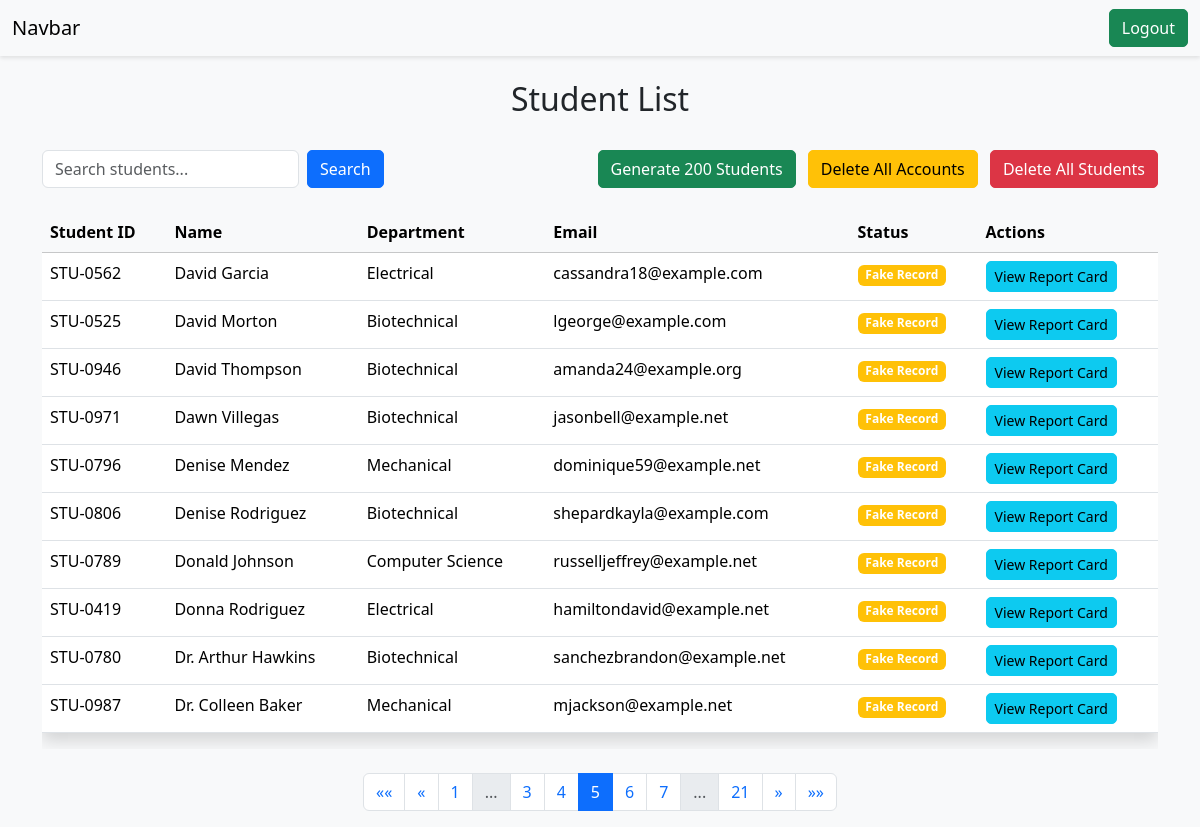
Page /students/?page=5 (signed in) on the committed database.
### vege/models.py (models this page shows, shortened)
class Student(models.Model):
    department=models.ForeignKey(Department,related_name='depart',on_delete=models.SET_NULL,null=True)
    student_id=models.OneToOneField(StudentID,related_name='studentid',on_delete=models.SET_NULL,null=True)
    student_name=models.CharField(max_length=100)
    student_email=models.EmailField(unique=True)
    student_age=models.IntegerField()
    student_address=models.TextField()
    is_fake = models.BooleanField(default=False)
    is_deleted=models.BooleanField(default=False)
    objects=StudentManager()
    admin_objects=models.Manager()
    class Meta:
        ordering=['student_name']
        verbose_name='student'

class StudentID(models.Model):
    student_id=models.CharField(max_length=100)

class Department(models.Model):
    department=models.CharField(max_length=100)
    class Meta:
        ordering=['department']

### vege/views.py (the view, shortened to what this page needs)
# urls.py: path('students/', get_student, name='get_students'),
@login_required(login_url='/login/')
def get_student(request):
    queryset = Student.objects.all()
    current_student = None
    if not request.user.is_superuser:
        try:
            current_student = Student.objects.get(student_email=request.user.email)
        except Student.DoesNotExist:
            pass
    paginator = Paginator(queryset, 10)  # Show 10 students per page
    page_number = request.GET.get("page", 1)
    page_obj = paginator.get_page(page_number)
    context = {
        'students': page_obj,
        'user': request.user,  # Pass the entire user object to template
        'current_student': current_student  # Pass the current user's student data
    }
    return render(request, 'report/students.html', context)

### vege/models.py (called while the page is built)
    def get_queryset(self):
        return super().get_queryset().filter(is_deleted=False)

### vege/templates/report/students.html (shortened to what this page needs)
{% extends 'base.html' %}
{% block content %}
<div class="container mt-4">
    <div class="row mb-4">
        <div class="col-12">
            <h2 class="text-center">Student List</h2>
        </div>
    </div>
    <div class="row mb-4">
        <div class="col-12">
            <div class="d-flex justify-content-between align-items-center">
                <div class="d-flex align-items-center">
                    <form method="get" class="d-flex me-3">
                        <input type="text" name="search" class="form-control me-2" placeholder="Search students...">
                        <button type="submit" class="btn btn-primary">Search</button>
                    </form>
                </div>
                {% if user.is_superuser %}
                <div>
                    <a href="{% url 'generate_fake_students' %}" class="btn btn-success me-2"
                       onclick="return confirm('This will generate 200 fake student records. Continue?')">
                         Generate 200 Students
                    </a>
                    <a href="{% url 'delete_all_users' %}" class="btn btn-warning me-2"
                       onclick="return confirm('WARNING: This will delete ALL student accounts. Students will need to register again. This action cannot be undone. Are you absolutely sure?')">
                         Delete All Accounts
                    </a>
                    <a href="{% url 'delete_all_students' %}" class="btn btn-danger"
                       onclick="return confirm('WARNING: This will delete ALL student records, including marks and report cards. This action cannot be undone. Are you absolutely sure?')">
                         Delete All Students
                    </a>
                </div>
                {% endif %}
            </div>
        </div>
    </div>
    <div class="table-responsive">
        <table class="table table-hover">
            <thead class="table-light">
                <tr>
                    <th>Student ID</th>
                    <th>Name</th>
                    <th>Department</th>
                    <th>Email</th>
                    {% if user.is_superuser %}
                    <th>Status</th>
                    {% endif %}
                    <th>Actions</th>
                </tr>
            </thead>
            <tbody>
                {% for student in students %}
                <tr>
                    <td>{{ student.student_id.student_id }}</td>
                    <td>{{ student.student_name }}</td>
                    <td>{{ student.department.department }}</td>
                    <td>{{ student.student_email }}</td>
                    {% if user.is_superuser %}
                    <td>
                        {% if student.is_fake %}
                            <span class="badge bg-warning">Fake Record</span>
                        {% else %}
                            <span class="badge bg-success">Real Record</span>
                        {% endif %}
                    </td>
                    {% endif %}
                    <td>
                        {% if student.student_email == user.email %}
                        <a href="{% url 'see_marks' student.student_id.student_id %}" class="btn btn-primary btn-sm">View Report Card</a>
                        {% elif user.is_superuser %}
                        <a href="{% url 'see_marks' student.student_id.student_id %}" class="btn btn-info btn-sm">View Report Card</a>
                        {% else %}
                        <button class="btn btn-secondary btn-sm" disabled>View Report Card</button>
                        {% endif %}
                    </td>
                </tr>
                {% endfor %}
            </tbody>
        </table>
    </div>
    {% if students.has_other_pages %}
    <nav aria-label="Page navigation" class="mt-4">
        <ul class="pagination justify-content-center">
            {% if students.has_previous %}
            <li class="page-item">
                <a class="page-link" href="?page=1{% if request.GET.search %}&search={{ request.GET.search }}{% endif %}" aria-label="First">
                    <span aria-hidden="true">&laquo;&laquo;</span>
                </a>
            </li>
            <li class="page-item">
                <a class="page-link" href="?page={{ students.previous_page_number }}{% if request.GET.search %}&search={{ request.GET.search }}{% endif %}" aria-label="Previous">
                    <span aria-hidden="true">&laquo;</span>
                </a>
            </li>
            {% endif %}
            {% with ''|center:students.paginator.num_pages as range %}
            {% for _ in range %}
                {% with forloop.counter as page_num %}
                    {% if page_num == students.number %}
                        <li class="page-item active">
                            <span class="page-link">{{ page_num }}</span>
                        </li>
                    {% elif page_num == 1 or page_num == students.paginator.num_pages or page_num|add:"-2" <= students.number and page_num|add:"2" >= students.number %}
                        <li class="page-item">
                            <a class="page-link" href="?page={{ page_num }}{% if request.GET.search %}&search={{ request.GET.search }}{% endif %}">{{ page_num }}</a>
                        </li>
                    {% elif page_num == 2 and students.number > 4 or page_num == students.paginator.num_pages|add:"-1" and students.number < students.paginator.num_pages|add:"-3" %}
                        <li class="page-item disabled">
                            <span class="page-link">...</span>
                        </li>
                    {% endif %}
                {% endwith %}
            {% endfor %}
            {% endwith %}
            {% if students.has_next %}
            <li class="page-item">
                <a class="page-link" href="?page={{ students.next_page_number }}{% if request.GET.search %}&search={{ request.GET.search }}{% endif %}" aria-label="Next">
                    <span aria-hidden="true">&raquo;</span>
                </a>
            </li>
            <li class="page-item">
                <a class="page-link" href="?page={{ students.paginator.num_pages }}{% if request.GET.search %}&search={{ request.GET.search }}{% endif %}" aria-label="Last">
                    <span aria-hidden="true">&raquo;&raquo;</span>
                </a>
            </li>
            {% endif %}
        </ul>
    </nav>
    {% endif %}
</div>
{% endblock %}

### vege/templates/base.html (style rules this page uses)
body { background-color: #f8f9fa; }
.btn { border-radius: 5px; }
.table { background-color: white; box-shadow: 0 0.5rem 1rem rgba(0, 0, 0, 0.15); }

### rows in the picture
Student: student_id.student_id "STU-0562", student_name "David Garcia", department.department "Electrical", student_email "cassandra18@example.com", is_fake "Fake Record", shows "View Report Card"
Student: student_id.student_id "STU-0525", student_name "David Morton", department.department "Biotechnical", student_email "lgeorge@example.com", is_fake "Fake Record", shows "View Report Card"
Student: student_id.student_id "STU-0946", student_name "David Thompson", department.department "Biotechnical", student_email "amanda24@example.org", is_fake "Fake Record", shows "View Report Card"
Student: student_id.student_id "STU-0971", student_name "Dawn Villegas", department.department "Biotechnical", student_email "jasonbell@example.net", is_fake "Fake Record", shows "View Report Card"
Student: student_id.student_id "STU-0796", student_name "Denise Mendez", department.department "Mechanical", student_email "dominique59@example.net", is_fake "Fake Record", shows "View Report Card"
Student: student_id.student_id "STU-0806", student_name "Denise Rodriguez", department.department "Biotechnical", student_email "shepardkayla@example.com", is_fake "Fake Record", shows "View Report Card"
Student: student_id.student_id "STU-0789", student_name "Donald Johnson", department.department "Computer Science", student_email "russelljeffrey@example.net", is_fake "Fake Record", shows "View Report Card"
Student: student_id.student_id "STU-0419", student_name "Donna Rodriguez", department.department "Electrical", student_email "hamiltondavid@example.net", is_fake "Fake Record", shows "View Report Card"
Student: student_id.student_id "STU-0780", student_name "Dr. Arthur Hawkins", department.department "Biotechnical", student_email "sanchezbrandon@example.net", is_fake "Fake Record", shows "View Report Card"
Student: student_id.student_id "STU-0987", student_name "Dr. Colleen Baker", department.department "Mechanical", student_email "mjackson@example.net", is_fake "Fake Record", shows "View Report Card"

### other values in the picture
{{ page_num }} "1" "3" "4" "6" "7" "21"
{{ page_num }} "5"
